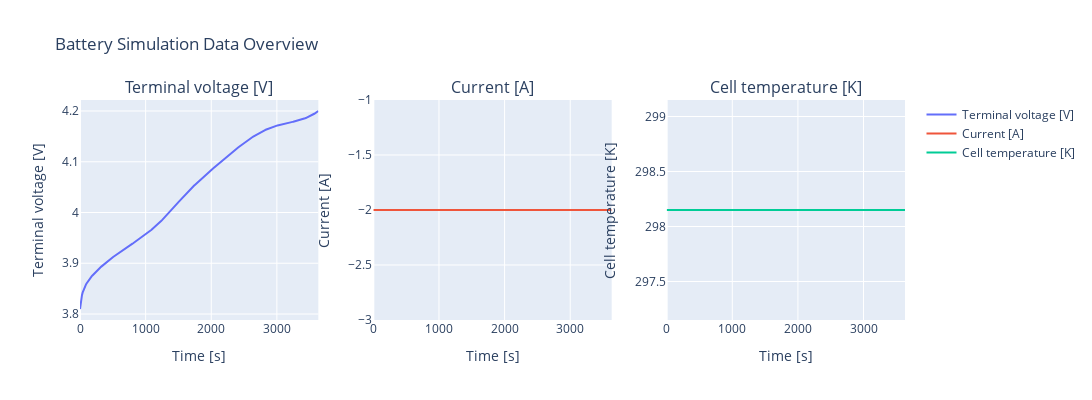
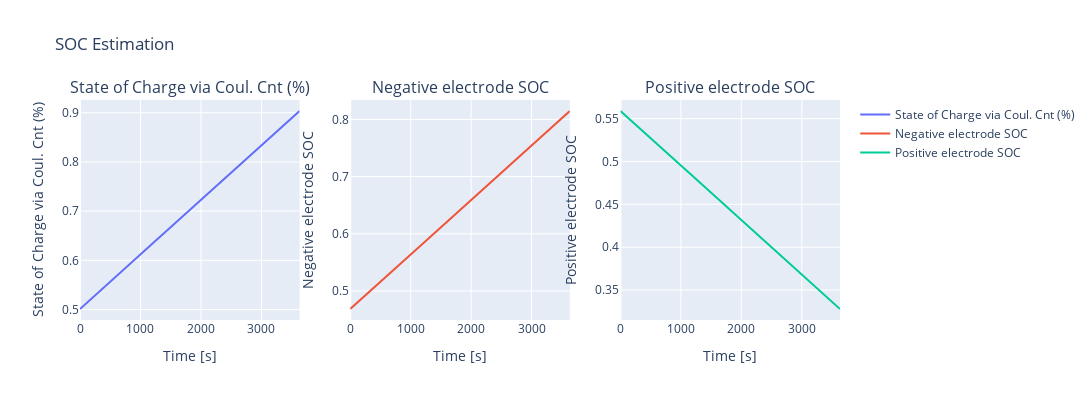

Source (notebook cell) for these figures, in order:
### Code cell
from utils.notebook_utils import create_dynamic_line_plots
create_dynamic_line_plots([voltage, current, temperature], time)

soc = coulomb_counting(current["data"], time["data"], initial_soc_percent, capacity_Ah)
create_dynamic_line_plots([soc, neg_soc, pos_soc], time, "SOC Estimation")

### Figure 1 — Plotly figure (JSON) as saved in the notebook; plotly's stock layout.template omitted (floating-point values rounded to 4 significant figures; data arrays with more than 128 entries replaced by an {"elided": "..."} marker saying what was removed)
{"data": [{"mode": "lines", "name": "Terminal voltage [V]", "type": "scatter", "x": {"elided": "365 float values"}, "xaxis": "x", "y": {"elided": "365 float values"}, "yaxis": "y"}, {"mode": "lines", "name": "Current [A]", "type": "scatter", "x": {"elided": "365 float values"}, "xaxis": "x2", "y": {"elided": "365 int values"}, "yaxis": "y2"}, {"mode": "lines", "name": "Cell temperature [K]", "type": "scatter", "x": {"elided": "365 float values"}, "xaxis": "x3", "y": {"elided": "365 float values"}, "yaxis": "y3"}], "layout": {"annotations": [{"font": {"size": 16}, "showarrow": false, "text": "Terminal voltage [V]", "x": 0.1444, "xanchor": "center", "xref": "paper", "y": 1, "yanchor": "bottom", "yref": "paper"}, {"font": {"size": 16}, "showarrow": false, "text": "Current [A]", "x": 0.5, "xanchor": "center", "xref": "paper", "y": 1, "yanchor": "bottom", "yref": "paper"}, {"font": {"size": 16}, "showarrow": false, "text": "Cell temperature [K]", "x": 0.8556, "xanchor": "center", "xref": "paper", "y": 1, "yanchor": "bottom", "yref": "paper"}], "height": 400, "showlegend": true, "title": {"text": "Battery Simulation Data Overview"}, "width": 1600, "xaxis": {"anchor": "y", "autorange": true, "domain": [0, 0.2889], "range": [0, 3632.0], "title": {"text": "Time [s]"}, "type": "linear"}, "xaxis2": {"anchor": "y2", "autorange": true, "domain": [0.3556, 0.6444], "range": [0, 3632.0], "title": {"text": "Time [s]"}, "type": "linear"}, "xaxis3": {"anchor": "y3", "autorange": true, "domain": [0.7111, 1], "range": [0, 3632.0], "title": {"text": "Time [s]"}, "type": "linear"}, "yaxis": {"anchor": "x", "autorange": true, "domain": [0, 1], "range": [3.788, 4.222], "title": {"text": "Terminal voltage [V]"}, "type": "linear"}, "yaxis2": {"anchor": "x2", "autorange": true, "domain": [0, 1], "range": [-3, -1], "title": {"text": "Current [A]"}, "type": "linear"}, "yaxis3": {"anchor": "x3", "autorange": true, "domain": [0, 1], "range": [297.2, 299.2], "title": {"text": "Cell temperature [K]"}, "type": "linear"}}}

### Figure 2 — Plotly figure (JSON) as saved in the notebook; plotly's stock layout.template omitted (floating-point values rounded to 4 significant figures; data arrays with more than 128 entries replaced by an {"elided": "..."} marker saying what was removed)
{"data": [{"mode": "lines", "name": "State of Charge via Coul. Cnt (%)", "type": "scatter", "x": {"elided": "365 float values"}, "xaxis": "x", "y": {"elided": "364 float values"}, "yaxis": "y"}, {"mode": "lines", "name": "Negative electrode SOC", "type": "scatter", "x": {"elided": "365 float values"}, "xaxis": "x2", "y": {"elided": "365 float values"}, "yaxis": "y2"}, {"mode": "lines", "name": "Positive electrode SOC", "type": "scatter", "x": {"elided": "365 float values"}, "xaxis": "x3", "y": {"elided": "365 float values"}, "yaxis": "y3"}], "layout": {"annotations": [{"font": {"size": 16}, "showarrow": false, "text": "State of Charge via Coul. Cnt (%)", "x": 0.1444, "xanchor": "center", "xref": "paper", "y": 1, "yanchor": "bottom", "yref": "paper"}, {"font": {"size": 16}, "showarrow": false, "text": "Negative electrode SOC", "x": 0.5, "xanchor": "center", "xref": "paper", "y": 1, "yanchor": "bottom", "yref": "paper"}, {"font": {"size": 16}, "showarrow": false, "text": "Positive electrode SOC", "x": 0.8556, "xanchor": "center", "xref": "paper", "y": 1, "yanchor": "bottom", "yref": "paper"}], "height": 400, "showlegend": true, "title": {"text": "SOC Estimation"}, "width": 1600, "xaxis": {"anchor": "y", "autorange": true, "domain": [0, 0.2889], "range": [0, 3630.0], "title": {"text": "Time [s]"}, "type": "linear"}, "xaxis2": {"anchor": "y2", "autorange": true, "domain": [0.3556, 0.6444], "range": [0, 3632.0], "title": {"text": "Time [s]"}, "type": "linear"}, "xaxis3": {"anchor": "y3", "autorange": true, "domain": [0.7111, 1], "range": [0, 3632.0], "title": {"text": "Time [s]"}, "type": "linear"}, "yaxis": {"anchor": "x", "autorange": true, "domain": [0, 1], "range": [0.4788, 0.9259], "title": {"text": "State of Charge via Coul. Cnt (%)"}, "type": "linear"}, "yaxis2": {"anchor": "x2", "autorange": true, "domain": [0, 1], "range": [0.4492, 0.8339], "title": {"text": "Negative electrode SOC"}, "type": "linear"}, "yaxis3": {"anchor": "x3", "autorange": true, "domain": [0, 1], "range": [0.315, 0.5717], "title": {"text": "Positive electrode SOC"}, "type": "linear"}}}
